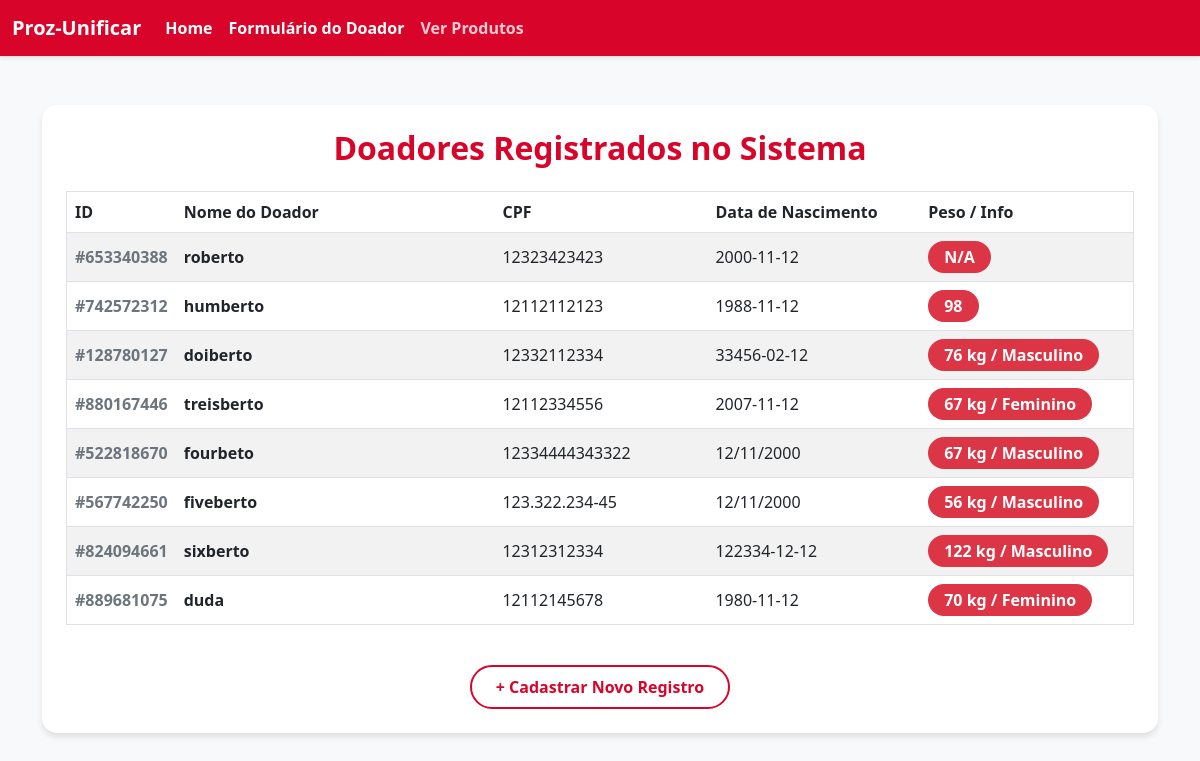
Screenshot of /visualizar with the database file from the repository.
### tables this page shows
CREATE TABLE produto(
    id int primary key, 
    nome_produto text, 
    cpf text,
    data_validade text, 
    valor text,
    unidade text
);

### main.py (the view)
@app.route("/visualizar")
def visualizar_estoque():
    return render_template("visualizacao.html", lista_produtos = banco_dados.busca_todos_produtos())

### banco_dados.py (called while the page is built)
def busca_todos_produtos():
    conexao = sqlite3.connect("estoque.db")
    SELECT = "select id, nome_produto, cpf, data_validade, valor from produto"
    executador = conexao.cursor()
    executador.execute(SELECT)
    dados = executador.fetchall()
    conexao.close()
    return dados

### templates/visualizacao.html (shortened to what this page needs)
<!DOCTYPE html>
<html lang="pt-br">
<head>
    <link href="https://cdn.jsdelivr.net/npm/bootstrap@5.3.0/dist/css/bootstrap.min.css" rel="stylesheet">
</head>
<body>
    <nav class="navbar navbar-expand-lg border-bottom shadow-sm">
        <div class="container-fluid">
            <a class="navbar-brand" href="#">Proz-Unificar</a>
            <div class="collapse navbar-collapse" id="navbarNav">
                <ul class="navbar-nav">
                    <li class="nav-item"><a class="nav-link" href="/">Home</a></li>
                    <li class="nav-item"><a class="nav-link" href="/cadastro">Formulário do Doador</a></li>
                    <li class="nav-item"><a class="nav-link active" aria-current="page" href="/visualizar">Ver Produtos</a></li>
                </ul>
            </div>
        </div>
    </nav>
    <div class="container my-5">
        <div class="card p-4">
            <h2 class="card-title mb-4 text-center">Doadores Registrados no Sistema</h2>
            <div class="table-responsive">
                <table class="table table-hover table-striped align-middle border">
                    <thead class="table-thead">
                        <tr>
                            <th scope="col" style="width: 10%;">ID</th>
                            <th scope="col" style="width: 30%;">Nome do Doador</th>
                            <th scope="col" style="width: 20%;">CPF</th>
                            <th scope="col" style="width: 20%;">Data de Nascimento</th>
                            <th scope="col" style="width: 20%;">Peso / Info</th>
                        </tr>
                    </thead>
                    <tbody>
                        {% for produto in lista_produtos %}
                        <tr>
                            <td class="fw-bold text-secondary">#{{ produto[0] }}</td>
                            <td class="fw-bold text-dark">{{ produto[1] }}</td>
                            <td>{{ produto[2] }}</td>
                            <td>{{ produto[3] }}</td>
                            <td>
                                <span class="badge bg-danger px-3 py-2 fs-6 rounded-pill">
                                    {{ produto[4] }}
                                </span>
                            </td>
                        </tr>
                        {% endfor %}
                    </tbody>
                </table>
            </div>
            <div class="text-center mt-4">
                <a href="/cadastro" class="btn btn-hemovita-outline px-4 py-2">
                    + Cadastrar Novo Registro
                </a>
            </div>
        </div>
    </div>
</body>

### templates/visualizacao.html (style rules this page uses)
body { background-color: #f8f9fa; }
.navbar { background-color: #d90429; }
.navbar-brand, .nav-link { color: white !important; font-weight: bold; }
.nav-link.active { color: #ffccd5 !important; }
.card { border: none; border-radius: 15px; box-shadow: 0 4px 6px rgba(0,0,0,0.1); }
.card-title { color: #d90429; font-weight: bold; }
.table-thead { background-color: #ef233c; color: white; }
.btn-hemovita-outline { border: 2px solid #d90429; color: #d90429; font-weight: bold; border-radius: 30px; transition: all 0.3s; }

### rows the page displays
produto: id "653340388", nome_produto "roberto", cpf "12323423423", data_validade "2000-11-12", valor "N/A"
produto: id "742572312", nome_produto "humberto", cpf "12112112123", data_validade "1988-11-12", valor "98"
produto: id "128780127", nome_produto "doiberto", cpf "12332112334", data_validade "33456-02-12", valor "76 kg / Masculino"
produto: id "880167446", nome_produto "treisberto", cpf "12112334556", data_validade "2007-11-12", valor "67 kg / Feminino"
produto: id "522818670", nome_produto "fourbeto", cpf "12334444343322", data_validade "12/11/2000", valor "67 kg / Masculino"
produto: id "567742250", nome_produto "fiveberto", cpf "123.322.234-45", data_validade "12/11/2000", valor "56 kg / Masculino"
produto: id "824094661", nome_produto "sixberto", cpf "12312312334", data_validade "122334-12-12", valor "122 kg / Masculino"
produto: id "889681075", nome_produto "duda", cpf "12112145678", data_validade "1980-11-12", valor "70 kg / Feminino"
